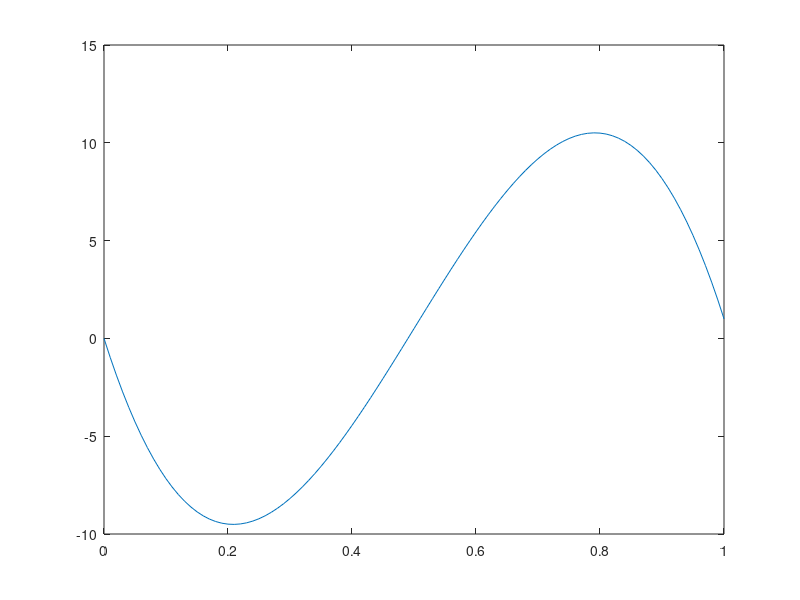

Recreate this plot in MATLAB.


f0 = 0;
f1 = 1;
d0 = -100;
d1 = -100;


d = f0;
c = d0;
a = d1 - d0 - 2 * (f1 - c - d);
b = f1 - a - d - c;

x = [0:0.01:1];

for i = 1:1:length(x)
   p = x(i); 
   y(i) = a * (p * p * p) + b * (p * p) + c * (p) + d;
end

plot(x, y)
